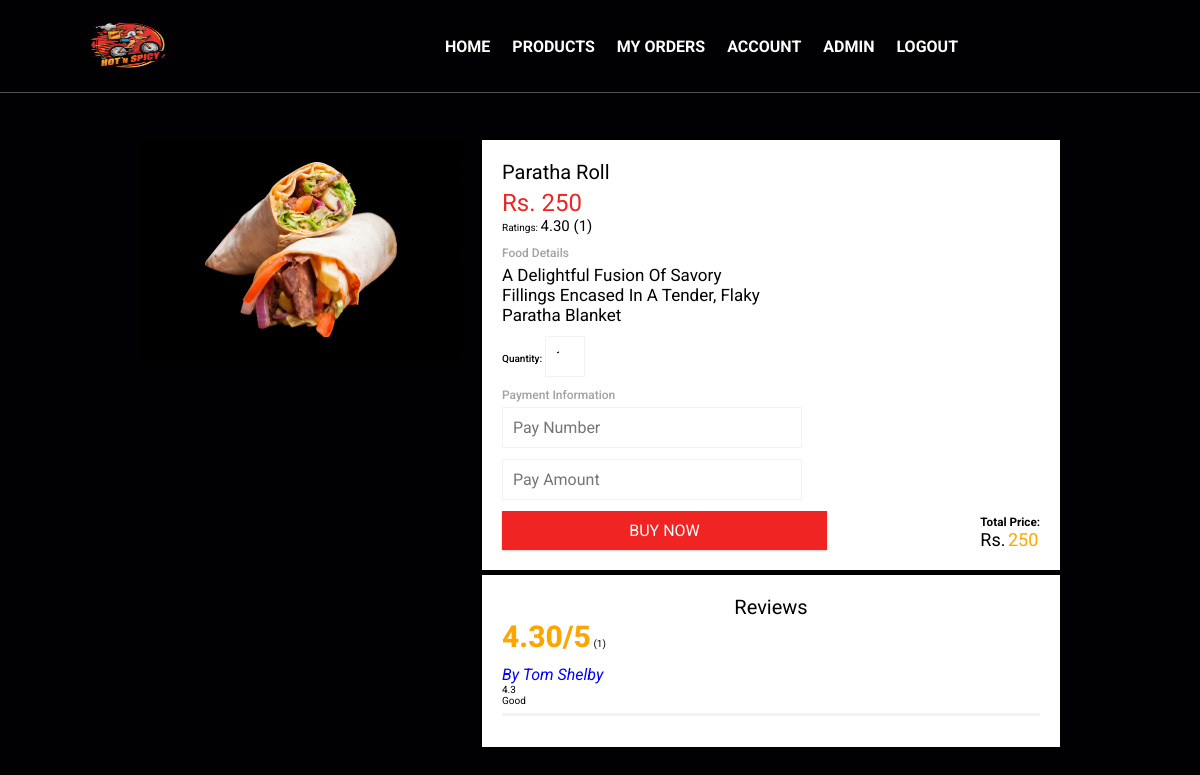
The page /menu/17 (signed in) on the database its author committed.
### tables this page shows
CREATE TABLE Food
    (
        food_no          INTEGER PRIMARY KEY AUTOINCREMENT ,
        food_image       VARCHAR(300) ,
        food_price       int,
        food_title       VARCHAR (100) ,
        food_description VARCHAR (500) ,
        admin_id         int NOT NULL,
        FOREIGN KEY (ADMIN_ID) REFERENCES ADMIN(ADMIN_ID)
    );

CREATE TABLE Customers(
        customer_id    INTEGER PRIMARY KEY AUTOINCREMENT,
        phone_no       varchar (25),
        user_name      VARCHAR (30),
        first_name     VARCHAR (30),
        last_name      VARCHAR (30),
        password        VARCHAR (30),
        address        VARCHAR (100),
        email          VARCHAR (50),
        admin_id        int not null,
        FOREIGN KEY (ADMIN_ID) REFERENCES ADMIN(ADMIN_ID)
        );

CREATE TABLE Reviews
    (
        review_id             INTEGER PRIMARY KEY AUTOINCREMENT,
        review_rate           DECIMAL (2,2) NOT NULL,
        review_description    VARCHAR (500) NOT NULL,
        Order_ID              int NOT NULL UNIQUE,
        FOREIGN KEY (Order_ID) REFERENCES ORDERED(Order_ID) ON DELETE CASCADE
    );

### app.py (the view)
@app.route('/menu/<filter>')
def filter(filter):
    if "Useremail" and "Userpassword" in session:
        if filter == 'filterByPrice':
            foods = db.FoodsFilterBy("food_price")
            foods = foods.fetchall()
            foodnosAndRates = db.returnAllReviewsRatesAndFood_nos()
            foodnosAndRates = foodnosAndRates.fetchall()
            return render_template('menu.html', foods=foods, foodnosAndRates=foodnosAndRates)
        elif filter == 'filterByRating':
            foods = db.FoodsFilterByOrderRatings()
            foods = foods.fetchall()
            foodnosAndRates = db.returnAllReviewsRatesAndFood_nos()
            foodnosAndRates = foodnosAndRates.fetchall()
            return render_template('menu.html', foods=foods, foodnosAndRates=foodnosAndRates)
        return redirect(url_for('menu'))
    return redirect(url_for('login'))

### database.py (called while the page is built)
    @ staticmethod
    def returnFoodById(id):
        connection = s.connect("foodSystem.db")
        cursor = connection.cursor()
        food = cursor.execute(f"SELECT * FROM Food WHERE food_no = {id}")
        return food

    @ staticmethod
    def foodIdExists(id):
        connection = s.connect("foodSystem.db")
        cursor = connection.cursor()
        foodcountList = cursor.execute(
            f"SELECT COUNT(*) FROM Food WHERE food_no = {id}").fetchone()
        return int(''.join([str(n) for n in foodcountList])) == 1

    @staticmethod
    def returnAllReviewsOfFood_noWithJoins(food_no):
        connection = s.connect("foodSystem.db")
        cursor = connection.cursor()
        reviews = cursor.execute(f'''
            SELECT c.first_name, c.last_name, r.review_rate, r.review_description from Reviews r
            inner join Ordered o
            on o.Order_Id = r.Order_Id
            INNER join Customers c
            on o.customer_id = c.customer_id
            inner join Food f
            on o.food_no = f.food_no
            where f.food_no = '{food_no}'
        ''')
        return reviews

    @staticmethod
    def returnReviewsOfFood_noWithJoins(food_id):
        connection = s.connect("foodSystem.db")
        cursor = connection.cursor()
        reviews = cursor.execute(f'''
            SELECT avg(r.review_rate), count(*) from Reviews r
            inner join Ordered o
            on o.Order_Id = r.Order_Id
            INNER join Customers c
            on o.customer_id = c.customer_id
            inner join Food f
            on o.food_no = f.food_no
            GROUP by f.food_no
            having f.food_no = '{food_id}'
        ''')
        return reviews

### templates/productdetails.html (shortened to what this page needs)
{% extends 'base.html' %}
{% block body %}
{% if food != [] %}
    <div class="product">
        <div class="productImage">
            <img src="/static/images/{{ food[1] }}" alt="">
        </div>
        <div class="foodReviews">
        <div class="productContent">
            <div class="productTitle">
                <h1>{{ food[3] }}</h1>
            </div>
            <div class="productPrice">
                <p>Rs. {{ food[2] }}</p>
            </div>
            <span>Ratings: </span>
            {% if  reviewsAndCount != None %}
            <span style="font-size: 15px;">
                {{ "%.2f"|format(reviewsAndCount[0]) }} ({{ reviewsAndCount[1] }})
            </span>
            {% else %}
            <span style="font-size: 15px;">
                0.0 (0)
            </span>
            {% endif %}
            <br>
            <br>
            <p class="descText">Food Details</p>
            <div class="productDesc">
                <p>{{ food[4] }}</p>
            </div><br>
            {% set foodPrice = food[2] %}
        <div class="paymentInfoAndTotal">
        <form action="#" method="post">
            <span style="font-weight: 500;">Quantity:</span>
            <input class="quantity" type="number" min="1" name="quantity" id="quantity" value="1" required oninput="calcTotal('{{ food[2] }}')"><br><br>
            <p class="descText">Payment Information</p>
            <input type="text" pattern="[0-9]*" minlength="11" maxlength="11" name="pay_number" id="pay_number" placeholder="Pay Number" required><br><br>
            <input type="number" min="{{ food[2] }}" name="pay_amount" id="pay_amount" placeholder="Pay Amount" required oninput="document.getElementById('pay_amount').value = parseInt(document.getElementById('totalPrice').innerHTML)"><br><br>
            <span><input type="submit" value="BUY NOW"></span>
        </form>
        <span class="TP">
            <h3>Total Price:</h3>
            <span style="font-size: large;">Rs.</span>
            <span style="font-size: large; color: orange;" id="totalPrice">{{ food[2] }}</span>
        </span>
    </div>
        </div>
        {% if allRevs != [] %}
        <div class="reviews">
            <div style="text-align: center;font-size: 20px;">Reviews</div>
            <span class="totaReviews" style="font-size: 30px; font-weight: 800; color: orange;">{{ "%.2f"|format(reviewsAndCount[0]) }}/5</span>
            <span>({{ reviewsAndCount[1] }})</span>
            <br><br>
            {% for i in range(allRevs|length) %}
                <div style="border-bottom: 3px solid #F2F3F5;padding-bottom: 7px;" class="revs">
                    <div style="font-style: italic; font-size: 16px;color: blue;"
                    class="reviewerName">by {{allRevs[i][0]}} {{allRevs[i][1]}}</div>
                    <div class="revRating">{{allRevs[i][2]}}</div>
                    <div class="revDesc">{{allRevs[i][3]}}</div>
                </div>
                <br>
            {% endfor %}
            </div>
        {% else %}
    <div class="reviews">
        <div style="font-size: 18px; text-align: center;">No reviews yet.</div>
    </div>
        {% endif %}
        </div>
    </div>
{% endif %}
{% endblock %}

### static/css/style.css (style rules this page uses)
:root { --main-color: #f12424; --black: #13131a; --bg: #010103; --border: .1rem solid rgba(255, 255, 255, .3); }
* { margin: 0; padding: 0; font-family:'Roboto', sans-serif; outline: none; border:none; box-sizing: border-box; text-decoration: none; text-transform: capitalize; transition: .2s linear; }
html { font-size: 62.5%; overflow-x: hidden; scroll-padding-top: 9rem; scroll-behavior: smooth; }
body { background: var(--bg); }
.foodReviews { display: flex; flex-direction: column; }
.reviews { background-color: white; padding: 20px; box-sizing: border-box; box-shadow: 0 1px 2px rgba(0, 0, 0, 0.2); margin-top: 5px; }
.product { padding: 20px; margin-left: 10%; margin-right: 10%; margin-top: 10%; }
.productContent { width: 100%; float: right; background-color: white; padding: 20px; box-sizing: border-box; height: 50%; box-shadow: 0 1px 2px rgba(0, 0, 0, 0.2); }
.productTitle h1 { width: 50%; font-weight: 400; }
.descText { margin-bottom: 5px; width: 60%; color: #a1a1a1; font-size:larger; font-weight: 500; }
.productDesc p { width: 50%; font-size:17px; }
.productPrice p { margin-top: 5px; font-size: x-large; color: #f12424; }
.productImage { float: left; width: 35%; margin-right: 20px; position: relative; }
.productImage img { width: 100%; border-radius: 3px; }
.product form .quantity { width: 40px; }
.product form input { font-size: medium; padding: 10px; width: 300px; border: 1px solid #F2F3F5; }
.product form input[type='submit'] { color: white; border: none; background-color: #f12424; border-radius: 0; box-shadow: 0 1px 2px rgba(0, 0, 0, 0.2); cursor: pointer; width: 325px; }
.paymentInfoAndTotal { display: flex; align-items:flex-end; justify-content: space-between; }
input { font-size: medium; padding: 10px; width: 300px; border: 1px solid #f12424; }
input[type='submit'] { width: 100%; cursor: pointer; color: white; background-color: #f12424; border: none; border-radius: 0; box-shadow: 0 1px 2px rgba(0, 0, 0, 0.2); }

### rows shown on the page
Food: food_image (picture), food_title "Paratha Roll", food_price "250", food_description "A Delightful Fusion Of Savory Fillings Encased In A Tender, Flaky Paratha Blanket"
Customers: first_name "Tom", last_name "Shelby"
Reviews: review_rate "4.3", review_description "Good"

### other values the page prints
{{ "%.2f"|format(reviewsAndCount[0]) }} "4.30"
{{ reviewsAndCount[1] }} "1"
